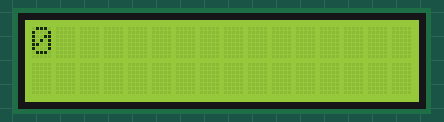
Simulated run of this sketch. Board: Arduino Uno, built with avr-gcc and run on an emulated ATmega328P. Parts: 16×2 character LCD.

Above: at 0.1 s.
At 1.1 s:
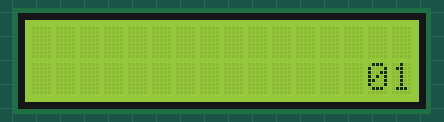
At 1.6 s:
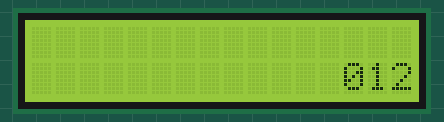
At 3.1 s:
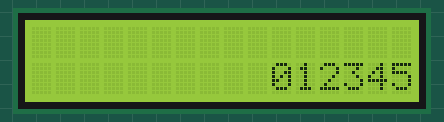
At 4.6 s:
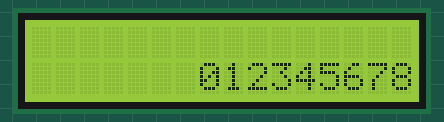
At 6.1 s:
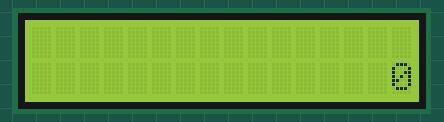

The sketch:

lcd_autoscroll.ino
```cpp
#include<LiquidCrystal.h>
const int rs = 12, en = 11,d4=5,d5=4,d6=3,d7=2;
LiquidCrystal LCD(rs, en, d4, d5, d6,d7);
void setup() {
  LCD.begin(16,2);

}

void loop() {
  int a;
  for(int a=0;a<10;a++)
  {
   LCD.setCursor(0,0);
   LCD.print(a);
   delay(500);
   LCD.setCursor(16,1);
   LCD.autoscroll();
  for(a=0;a<10;a++)
  {
    LCD.print(a);
    delay(500);
  }
  LCD.noAutoscroll();
  LCD.clear();
  }
}
```

Measured:
- by itself, everything shown: repeats every 5.5 s, in 12 steps
- what the display in image 1 shows lasts 0.5 s, from 1.1 s to 1.6 s
